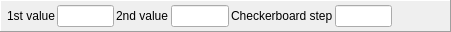
  <widget class="QFrame" name="CheckerboardConfig">
   <property name="geometry">
    <rect>
     <x>240</x>
     <y>80</y>
     <width>451</width>
     <height>32</height>
    </rect>
   </property>
   <property name="minimumSize">
    <size>
     <width>0</width>
     <height>32</height>
    </size>
   </property>
   <property name="frameShape">
    <enum>QFrame::Panel</enum>
   </property>
   <property name="frameShadow">
    <enum>QFrame::Raised</enum>
   </property>
   <layout class="QHBoxLayout" name="horizontalLayout_9">
    <property name="spacing">
     <number>2</number>
    </property>
    <property name="leftMargin">
     <number>6</number>
    </property>
    <property name="topMargin">
     <number>2</number>
    </property>
    <property name="rightMargin">
     <number>6</number>
    </property>
    <property name="bottomMargin">
     <number>2</number>
    </property>
    <item>
     <widget class="QLabel" name="label_1">
      <property name="text">
       <string>1st value</string>
      </property>
     </widget>
    </item>
    <item>
     <widget class="RDLineEdit" name="first_val"/>
    </item>
    <item>
     <widget class="QLabel" name="label_2">
      <property name="text">
       <string>2nd value</string>
      </property>
     </widget>
    </item>
    <item>
     <widget class="RDLineEdit" name="second_val"/>
    </item>
    <item>
     <widget class="QLabel" name="label_3">
      <property name="text">
       <string>Checkerboard step</string>
      </property>
     </widget>
    </item>
    <item>
     <widget class="RDLineEdit" name="step"/>
    </item>
    <item>
     <widget class="QToolButton" name="refreshTextures">
      <property name="icon">
       <iconset resource="../Resources/resources.qrc">
        <normaloff>:/plugin.png</normaloff>:/plugin.png</iconset>
      </property>
      <property name="autoRaise">
       <bool>true</bool>
      </property>
     </widget>
    </item>
    <item>
     <widget class="QToolButton" name="resetReplacement">
      <property name="toolTip">
       <string>Delete Custom Shader</string>
      </property>
      <property name="text">
       <string/>
      </property>
      <property name="icon">
       <iconset resource="../Resources/resources.qrc">
        <normaloff>:/del.png</normaloff>:/del.png</iconset>
      </property>
      <property name="autoRaise">
       <bool>true</bool>
      </property>
     </widget>
    </item>
   </layout>
  </widget>
